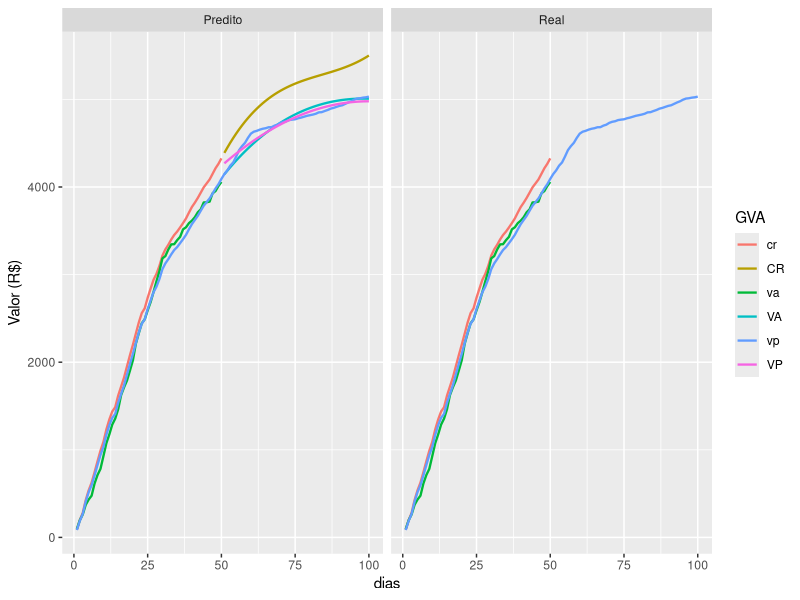
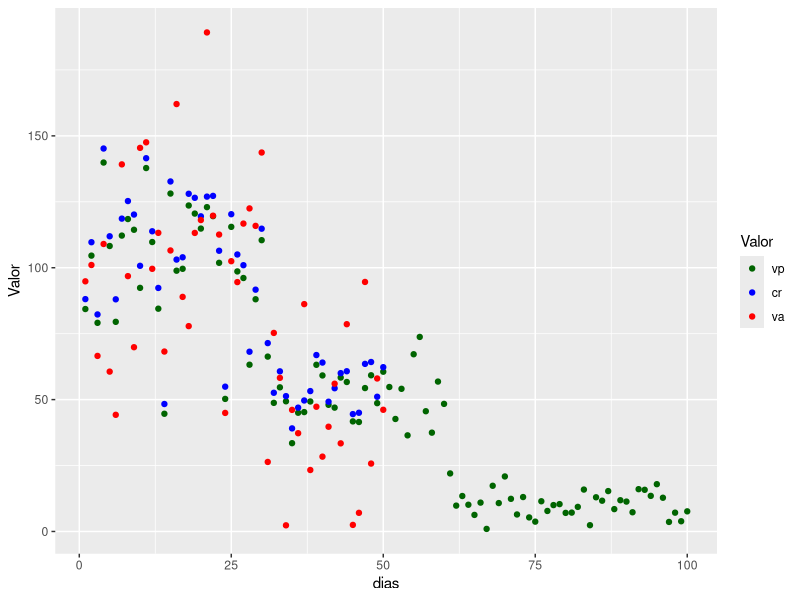
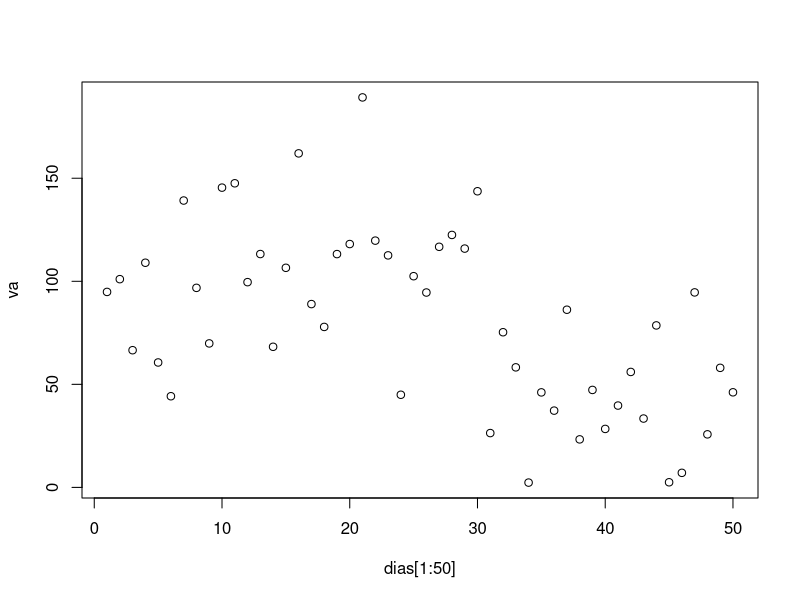

These charts were generated, in order, by the following R code: (Note: this script raises an error after producing the figures.)
library("ggplot2")
require(reshape)

set.seed(1)
vp1 <- rnorm(30,mean = 100,sd = 25)
vp2 <- rnorm(30,mean = 50,sd = 12)
vp3 <- rnorm(40,mean = 10,sd = 5)
vp <- c(vp1,vp2,vp3)

remove(vp1,vp2,vp3)

cra <- vp[1:100] + rnorm(50,mean = 5,sd = 2)
vaa <- vp[1:100] + rnorm(50,-3,30)

cr <- cra[1:50]
va <- vaa[1:50]

dias <- seq(1,100,1)

df <- data.frame(dias = dias, valor = cumsum(vp), GVA = "vp", tp = "Real")
df <- rbind(df,data.frame(dias = 1:50,valor = cumsum(cr), GVA = "cr", tp = "Real"))
df <- rbind(df,data.frame(dias = 1:50,valor = cumsum(va), GVA = "va", tp = "Real"))


df <- rbind(df,data.frame(dias = dias, valor = cumsum(vp), GVA = "vp", tp = "Predito"))
fit1 <- lm(df$valor[51:100]~c(51:100)+I(c(51:100)^2))
df <- rbind(df,data.frame(dias = 51:100, valor = fit1$fitted.values, GVA = "VP", tp = "Predito"))

df <- rbind(df,data.frame(dias = 1:50,valor = cumsum(cr), GVA = "cr", tp = "Predito"))
fit2 <- lm(cra[51:100]~c(51:100)+I(c(51:100)^2))
df <- rbind(df,data.frame(dias = 51:100, valor = cumsum(cr)[50]+cumsum(fit2$fitted.values), GVA = "CR", tp = "Predito"))

df <- rbind(df,data.frame(dias = 1:50,valor = cumsum(va), GVA = "va", tp = "Predito"))
fit3 <- lm(vaa[51:100]~c(51:100)+I(c(51:100)^2))
df <- rbind(df,data.frame(dias = 51:100, valor = cumsum(va)[50]+cumsum(fit3$fitted.values)+vaa[50], GVA = "VA", tp = "Predito"))

ggplot(data = df, aes(x = dias, y = valor, color = GVA)) + 
        geom_line(data = subset(df, GVA %in% c("vp", "cr","va", "VP","CR","VA")), 
                  aes(group = GVA), size = 0.8) + ylab("Valor (R$)") +
        facet_grid( ~ tp)
        scale_color_manual("GVA", 
                           values = c("vp" = "black", "cr" = "blue", "va" = "red", 
                                      "VP" = "grey", "CR" = "lightblue", "VA" = "magenta"))






df2 <- data.frame(dias = dias, vp = vp, cr = cr, va = va)
df2[51:100,c("va","cr")] <- NA

df2 <- melt(df2 ,  id.vars = 'dias', variable.name = 'series')
colnames(df2) <- c("dias","variable", "Valor")
ggplot(data = df2, aes(x = dias, y = Valor, color = variable)) + 
        geom_point(data = subset(df2, variable %in% c("vp", "cr","va")), 
                   aes(group = variable)) + 
        scale_color_manual("Valor", values = c("vp" = "darkgreen", "cr" = "blue", "va" = "red"))

plot(dias[1:50],va)


#0000000000000000000000000000000000000000

base <- read.csv("base.txt",header = TRUE,sep = ";")
head(base)
library(party)
fit <- ctree(tp ~ ., data=base)
plot(fit, main="Conditional Inference Tree for Kyphosis")
c <- rep("Construir",10)
m <- data.frame(tp = rep("Modernizar",11), vme = seq(36,46))
base <- data.frame(tp = c)
base <- rbind(base,data.frame( tp=m))
fit <-rpart(tp ~ ., data=base, method="anova")
printcp(fit) # display the results 
plotcp(fit) # visualize cross-validation results 
summary(fit)
rpart.plot(fit)
